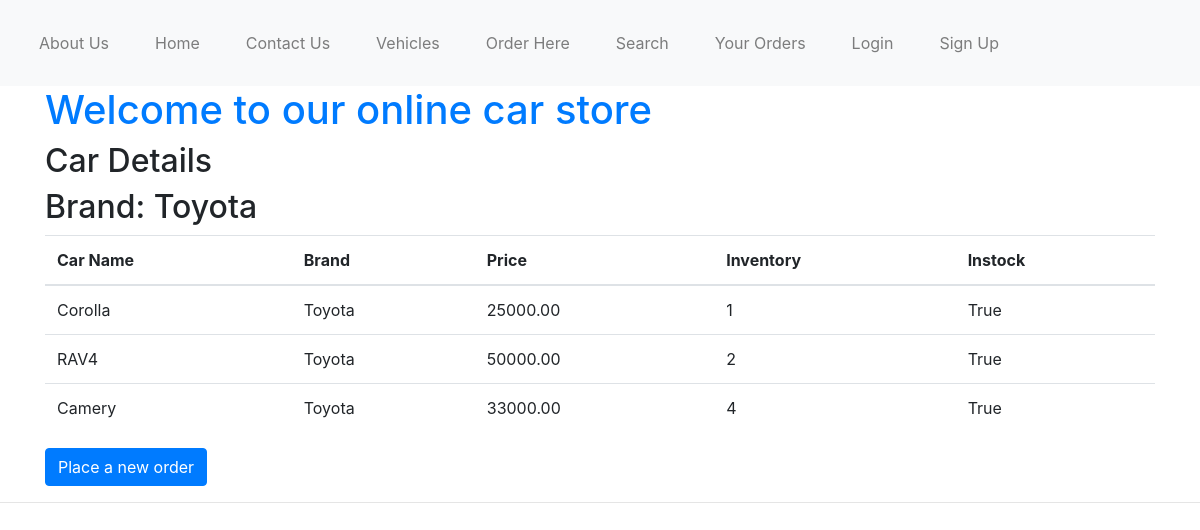
The app's page /1, older data.
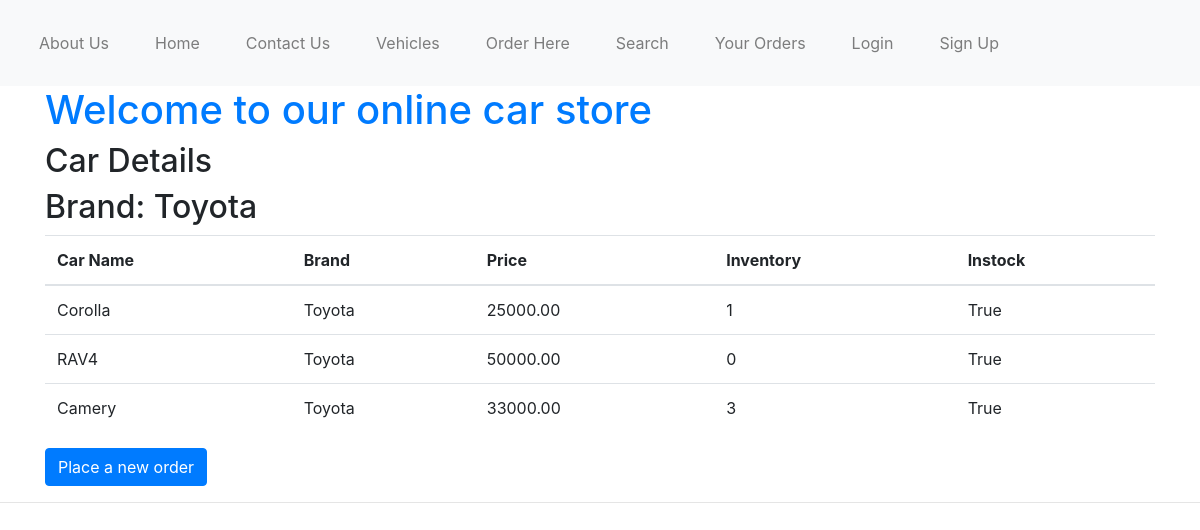
The same page, newer data.
### carapp/models.py (models this page shows)
class Vehicle(models.Model):
    car_type = models.ForeignKey(CarType, related_name='vehicles', on_delete=models.CASCADE)
    car_name = models.CharField(max_length=200)
    car_price = models.DecimalField(max_digits=10, decimal_places=2)
    inventory = models.PositiveIntegerField(default=10)
    instock = models.BooleanField(default=True)
    description = models.TextField(blank=True)
    CRUISE_CONTROL = 'CC'
    AUDIO_INTERFACE = 'AI'
    AIRBAGS = 'AB'
    AIR_CONDITIONING = 'AC'
    SEAT_HEATING = 'SH'
    PARK_ASSIST = 'PA'
    POWER_STEERING = 'PS'
    REVERSING_CAMERA = 'RC'
    AUTO_START_STOP = 'AS'
    FEATURE_CHOICES = (
        (CRUISE_CONTROL, 'Cruise Control'),
        (AUDIO_INTERFACE, 'Audio Interface'),
        (AIRBAGS, 'Airbags'),
        (AIR_CONDITIONING, 'Air Conditioning'),
        (SEAT_HEATING, 'Seat Heating'),
        (PARK_ASSIST, 'Park Assist'),
        (POWER_STEERING, 'Power Steering'),
        (REVERSING_CAMERA, 'Reversing Camera'),
        (AUTO_START_STOP, 'Auto Start/Stop'),
    )
    features = models.CharField(max_length=2, choices=FEATURE_CHOICES, blank=True)
    def __str__(self):
        return self.car_name

class CarType(models.Model):
    name = models.CharField(max_length=150)
    def __str__(self):
        return self.name

### carapp/views.py (the view)
# urls.py: path('<int:cartype_no>', views.cardetail, name='cardetail'),
def cardetail(request, cartype_no):
    try:
        cartype = get_object_or_404(CarType, pk=cartype_no)
    except Http404:
        return render(request, '404.html')
    vehicles = Vehicle.objects.filter(car_type=cartype_no)
    context = {
        'cartype': cartype,
        'vehicles': vehicles,
    }
    return render(request, 'cardetail.html', context)

### templates/cardetail.html
{% extends 'base.html' %}
{% block body_block %}
    <h2>Car Details</h2>
    {% if cartype %}
        <h2>Brand: {{ cartype }}</h2>
        <table class="table">
            <thead>
            <tr>
                <th>Car Name</th>
                <th>Brand</th>
                <th>Price</th>
                <th>Inventory</th>
                <th>Instock</th>
            </tr>
            </thead>
        <tbody>
        {% for vehicle in vehicles %}
            <tr>
                <td>{{ vehicle }}</td>
                <td>{{ vehicle.car_type }}</td>
                <td>{{ vehicle.car_price }}</td>
                <td>{{ vehicle.inventory }}</td>
                <td>{{ vehicle.instock }}</td>
            </tr>
        {% endfor %}
        </tbody>
        </table>
    {% else %}
        <p class="test-danger">Page Not Found</p>
    {% endif %}
<p><a class="btn btn-primary" href="{% url 'carapp:OrderHere' %}">Place a new order</a></p>
{% endblock %}

Row changes from the older to the newer data that the page shows:
changed Vehicle "RAV4": inventory "2" → "0"
changed Vehicle "Camery": inventory "4" → "3"
